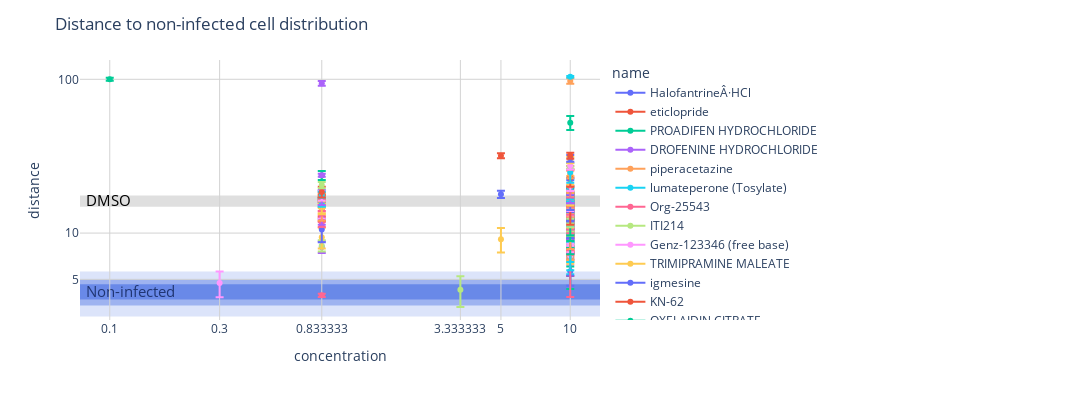

This figure's notebook cell:
### Markdown cell above
##### Secondary hit

### Code cell
# Extract secondary hit
secondary_hit_id = one_conc_type[one_conc_type['type'] == 'secondary_cp_hit']['batch_id'].to_list()
secondary_hits = one_conc_drugs[one_conc_drugs['batch_id'].isin(secondary_hit_id)].copy()

# Concatenate with control
selected_compounds = pd.concat([secondary_hits, antiviral_control, cp_control])

plot_compounds_interactive(selected_compounds, dmso)
